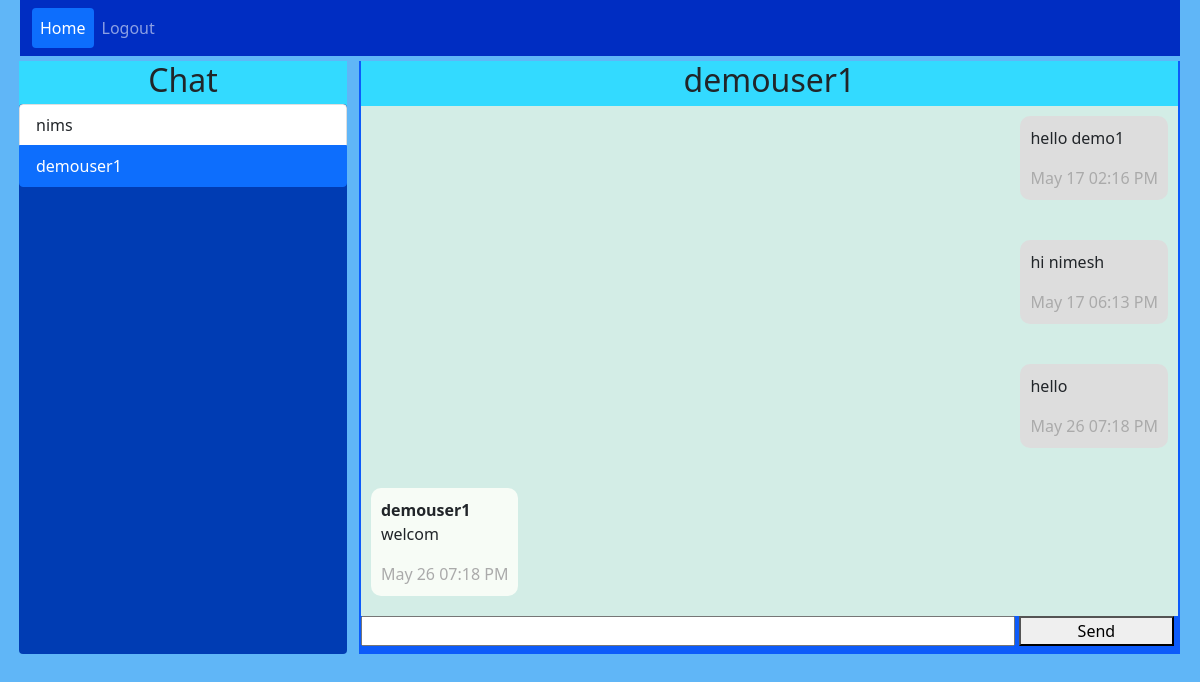
/home/4/ (signed in), run on the app's committed database.
### demoapp/models.py (models this page shows, shortened)
class Massage(models.Model):
    msg = models.CharField(max_length=256)
    msg_from = models.ForeignKey(settings.AUTH_USER_MODEL, on_delete=models.CASCADE, related_name="msg_from")
    msg_to = models.ForeignKey(settings.AUTH_USER_MODEL, on_delete=models.CASCADE, related_name="mag_to")
    time = models.DateTimeField(auto_now=True, auto_now_add=False)
    class Meta:
        ordering = ["time"]
    @property
    def formatted_time(self):
        return self.time.strftime('%b %d %I:%M %p')

### demoapp/views.py (the view)
# urls.py: 2. Add a URL to urlpatterns:  path('', views.home, name='home')
@login_required(login_url='/login')
def home(request, id, **kwargs):
    users = User.objects.filter(~Q(id=request.user.id))
    if id != "New":
        msg_from = User.objects.filter(id=request.user.id)
        user = User.objects.get(id=id)
        m = Massage.objects.filter(
            (Q(msg_from=msg_from[0]) | Q(msg_from=user)) & Q(msg_to=msg_from[0]) | Q(msg_to=user))
        return render(request, "home.html",
                      {"home": "active", "users": users, "id": int(id), "user": user, "datas": m,"cuser":request.user})
    else:
        return render(request, "home.html", {"home": "active", "users": users})

### demoapp/templates/home.html (shortened to what this page needs)
{% extends "base.html" %} {% block title %}Home{% endblock %}
{% block content %}
{% load staticfiles %}
<div class="container" style="margin-top: -15px;max-width:100%; background-color:#60b6f7;border: none !important; max-height:600px;">
    <div class="row" style="margin-left: -25px;" >
        <div class="col" style="max-width:30%; ">
            <h2 align="center" style="background-color:#33daff; height: 45px;"> Chat</h2>
            <div class="list-group" style="height:550px;background-color:#003cb3;overflow-y: scroll; margin: auto; margin-top: -10px;">
                {% for user in users%}
                {% if user.id == id %}
                <a href="/home/{{user.id}}" class="list-group-item active" >{{user}}</a>
                {% else %}
                <a href="/home/{{user.id}}" class="list-group-item">{{user}}</a>
                {% endif %}
                {% endfor%}
            </div>
        </div>
        <div class="col" style="height=550px;background-color:#0C5BFA">
            <form id="chatform" style="margin-left: -10px; margin-right: -10px;">
                <div style=" height: 45px; background-color: #33daff">
                    <h2 align="center" >{{user}}</h2>
                </div>
                <div id="chat"
                     style="background-color: #d3ede6;max-height=450px;height: 510px;overflow-y: auto;display:flex; flex-direction:column-reverse;">
                    <div id="chatp">
                    {% for data in datas %}
                    <div class="chat">
                        {% if data.msg_from == user %}
                            {% if data.msg_to == cuser %}
                            <div class="mess">
                                <b>{{data.msg_from}}</b>
                                <p>{{data.msg}}</p>
                                <span class="time-right">{{data.formatted_time}}</span>
                            </div>
                            {% endif %}
                        {% elif data.msg_from == cuser %}
                            {% if data.msg_to == user %}
                            <div class="sp"></div>
                            <div class="mess darker">
                                <p>{{data.msg}}</p>
                                <span class="time-right">{{data.formatted_time}}</span>
                            </div>
                            {% endif %}
                         {% endif %}
                    </div>
                    {% endfor %}
                    </div>
                </div>
                <div>
                    <input name="msg" id="msg" style="width:80%; ">
                    <button type="submit" id="go" style="width:19%; " >Send</button>
                </div>
            </form>
        </div>
    </div>
</div>
{% endblock content %}

### static/css/style.css (style rules this page uses)
body { margin: 0 auto; padding: 0 20px; }
.container { border: 2px solid #dedede; background-color: #f1f1f1; border-radius: 5px; max-width: 800px; padding: 20px; border-radius: 10px; margin: 20px 0; }
.mess { max-width: 500px; background: #F7FCF6; padding: 10px; border-radius: 10px; margin: 20px 0px; }
.darker { border-color: #ccc; background-color: #ddd; }
.container::after { content: ""; clear: both; display: table; }
.time-right { float: right; color: #aaa; }
.chat { padding-left: 10px; padding-right: 10px; display: flex; }
.chat .sp { flex:1 ; }

### data on the page
Massage: msg "hello demo1", formatted_time "May 17 02:16 PM"
Massage: msg "hi nimesh", formatted_time "May 17 06:13 PM"
Massage: msg "hello", formatted_time "May 26 07:18 PM"
Massage: msg_from "demouser1", msg "welcom", formatted_time "May 26 07:18 PM"

### other printed values
{{ user }} "nims"
{{ user }} "demouser1"
